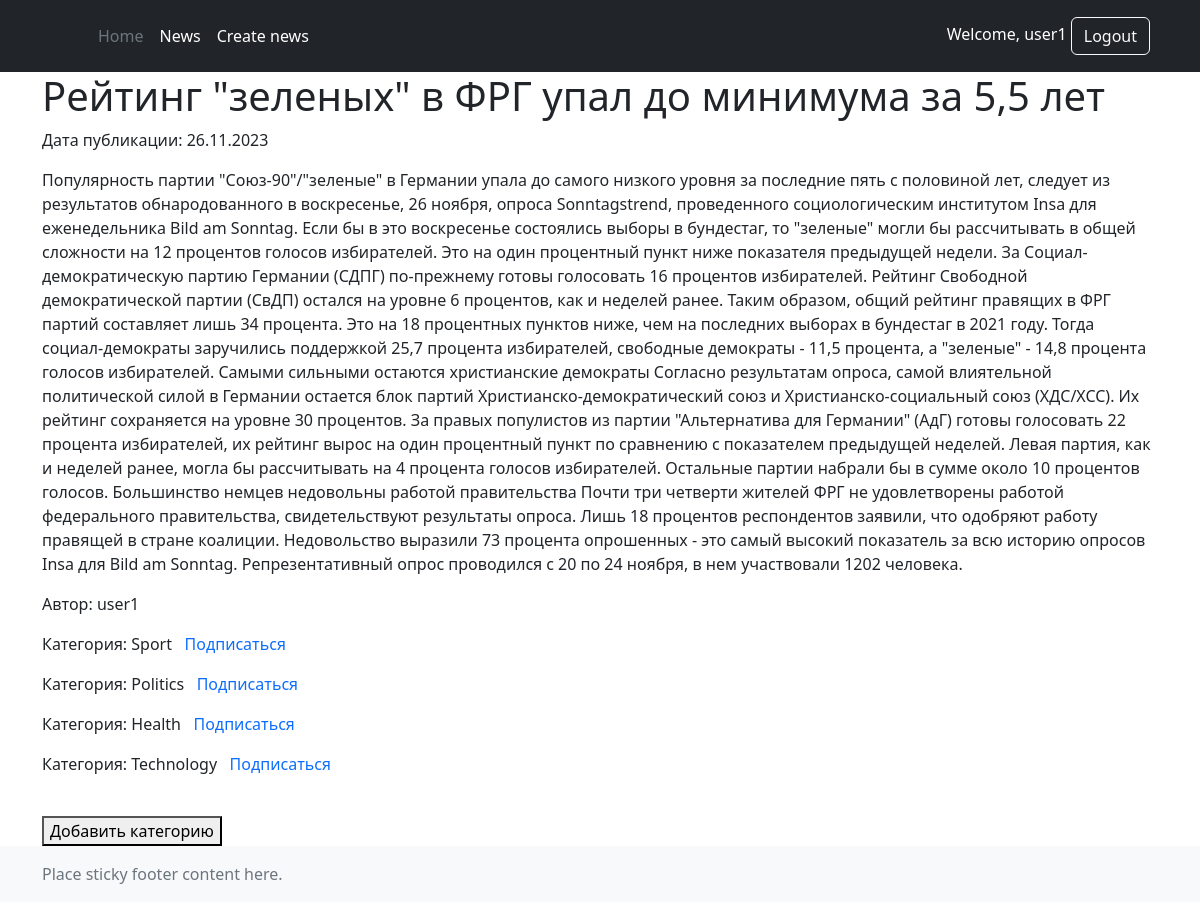
Screenshot of /news/7/ (signed in) with the database file from the repository.
### news/models.py (models this page shows, shortened)
class Post(models.Model):
    article = 'A'
    news = 'N'
    TYPES = [
        (article, 'Статья'),
        (news, 'Новость'),
    ]
    author = models.ForeignKey(Author, on_delete=models.CASCADE)
    news_type = models.CharField(max_length=1, choices=TYPES, default=article)
    created_at = models.DateTimeField(auto_now_add=True)
    categories = models.ManyToManyField(Category, through='PostCategory')
    title = models.CharField(max_length=255)
    content = models.TextField()
    rating = models.FloatField(default=0.0)
    views = models.IntegerField(default=0)
    likes = models.ManyToManyField(User, related_name='liked_posts')
    dislikes = models.ManyToManyField(User, related_name='disliked_posts')

class Author(models.Model):
    user = models.OneToOneField(User, on_delete=models.CASCADE)
    rating = models.FloatField(default=0.0)

class Category(models.Model):
    name = models.CharField(max_length=255, unique=True)
    subscribers = models.ManyToManyField('Subscriber', through='SubscriberCategory')

### news/views.py (the view)
# urls.py: path('<int:pk>/', NewsDetail.as_view(), name='news_detail'),
class NewsDetail(DetailView):
    model = Post
    template_name = 'news/news_detail.html'
    context_object_name = 'news_detail'
    def get_queryset(self):
        return Post.objects.order_by('-created_at')
    def get_context_data(self, **kwargs):
        context = super().get_context_data(**kwargs)
        context['all_categories'] = Category.objects.all()
        if self.request.user.is_authenticated:
            subscribed_categories = SubscriberCategory.objects.filter(
                subscriber__user=self.request.user
            ).values_list('category', flat=True)
            context['subscribed_category_ids'] = list(subscribed_categories)
        return context
    def get_object(self, queryset=None):
        obj = super().get_object(queryset=queryset)
        obj.views += 1
        obj.save()
        return obj

### templates/news/news_detail.html (shortened to what this page needs)
{% extends 'base.html' %}
{% block head %}
{% load static %}
{% endblock head %}
{% block content %}
<h1>{{ news_detail.title }}</h1>
<p>Дата публикации: {{ news_detail.created_at|date:"d.m.Y" }}</p>
<p>{{ news_detail.content }}</p>
<p>Автор: {{ news_detail.author.user.username }}</p>
{% if user.is_authenticated %}
    {% for category in news_detail.categories.all %}
        <p style="display: inline;">
            Категория: {{ category.name }} &nbsp;
            {% if category.id in subscribed_category_ids %}
                <form id="unsubscribe-form-{{category.id}}" action="{% url 'unsubscribe' news_detail.id category.id %}" method="post" style="display: inline;">
                    {% csrf_token %}
                    <a href="javascript:;" onclick="document.getElementById('unsubscribe-form-{{category.id}}').submit();" style="text-decoration: none;">Отписаться</a>
                </form>
            {% else %}
                <form id="subscribe-form-{{category.id}}" action="{% url 'subscribe' news_detail.id category.id %}" method="post" style="display: inline;">
                    <a href="javascript:;" onclick="document.getElementById('subscribe-form-{{category.id}}').submit();" style="text-decoration: none;">Подписаться</a>
                </form>
            {% endif %}
        </p>
    {% endfor %}
    <br>
    <button id="addCategoryBtn">Добавить категорию</button>
{% endif %}
{% endblock content %}

### templates/layout/parts/header.html (shortened to what this page needs)
<header class="p-3 text-bg-dark">
	<div class="container">
		<div class="d-flex flex-wrap align-items-center justify-content-center justify-content-lg-start">
			<a href="/" class="d-flex align-items-center mb-2 mb-lg-0 text-white text-decoration-none">
				<svg class="bi me-2" width="40" height="32" role="img" aria-label="Bootstrap"><use xlink:href="#bootstrap"/></svg>
			</a>
			<ul class="nav col-12 col-lg-auto me-lg-auto mb-2 justify-content-center mb-md-0">
				<li><a href="/" class="nav-link px-2 text-secondary">Home</a></li>
				<li><a href="/news/" class="nav-link px-2 text-white">News</a></li>
				{% if user.is_authenticated %}
					<li><a href="/news/add/" class="nav-link px-2 text-white">Create news</a></li>
				{% endif %}
			</ul>
			<div class="text-end">
				{% if user.is_authenticated %}
					<span>Welcome, {{ user.username }}</span>
					<a href="/sign/logout/">
						<button type="button" class="btn btn-outline-light me-2">Logout</button>
					</a>
				{% endif %}
			</div>
		</div>
	</div>
 </header>

### rows the page displays
Post: title "Рейтинг \"зеленых\" в ФРГ упал до минимума за 5,5 лет", created_at "26.11.2023", content "Популярность партии \"Союз-90\"/\"зеленые\" в Германии упала до самого низкого уровня за последние пять с половиной лет, следует из результатов обнародованного в воскресенье, 26 ноября, опроса Sonntagstrend, проведенного социологическим институтом Insa для еженедельника Bild am Sonntag. Если бы в это воскресенье состоялись выборы в бундестаг, то \"зеленые\" могли бы рассчитывать в общей сложности на 12 процентов голосов избирателей. Это на один процентный пункт ниже показателя предыдущей недели. За Социал-демократическую партию Германии (СДПГ) по-прежнему готовы голосовать 16 процентов избирателей. Рейтинг Свободной демократической партии (СвДП) остался на уровне 6 процентов, как и неделей ранее.…", author.user.username "user1"
Category: name "Sport"
Category: name "Politics"
Category: name "Health"
Category: name "Technology"

### other values shown
{{ user.username }} "user1"
